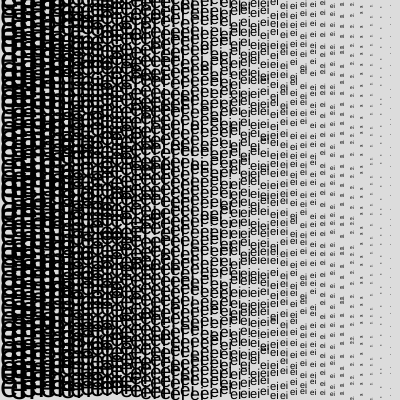
Frame 1 (no input)
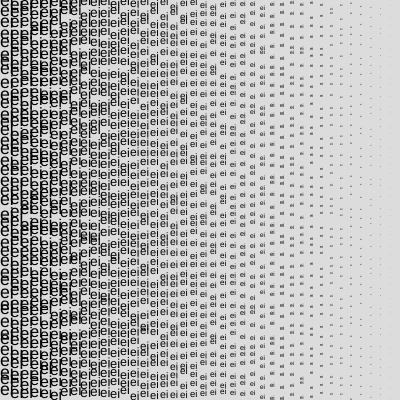
Frame 60 (no input)
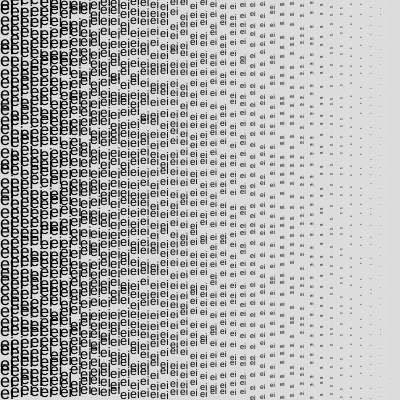
Frame 120 (the mouse pressed at the canvas centre since frame 60)

The p5.js sketch that drew these frames (run headless with seeded random() and noise() and a simulated clock; from frame 60 on, the mouse is pressed at the canvas centre):

// p5.js sketch
// ── sketch.js
let rows = 40;
let cols = 40;
let grid = [];

function setup() {
  createCanvas(400, 400);

  for (let i = 0; i < rows; i++) {
    grid[i] = [];
    for (let j = 0; j < cols; j++) {
      let x = j * 10
      let y = i * 10
      grid[i][j] = new PointObject(x, y);
    }
  }
}

function draw() {
  background(220);

  // Anzeigen jedes Punkt-Objekts
  for (let i = 0; i < rows; i++) {
    for (let j = 0; j < cols; j++) {
      grid[i][j].display();
    }
  }
}

class PointObject {
  constructor(x, y) {
    this.x = x
    this.y = y;
  }

  display() {

    fill(0); // Farbe des Punkts (schwarz)
    noStroke(); // Keine Umrandung

    let noiselevel1 = 50
    let noiselevel2 = 1

    let p = (map(this.x, 0, 400, noiselevel1, noiselevel2));
    let q = (map(this.y, 0, 400, noiselevel1, noiselevel2));

    let s = (noise(frameCount * 0.01)) * p;
    textSize(s);
    text("ei", this.x, this.y + random(4, 10)); // Punkt zeichnen


    //  let s =  (noise(frameCount * 0.01) *p *q);
    //   textSize(s);
    //   text("ei", this.x, this.y); // Punkt zeichnen







  }
}
